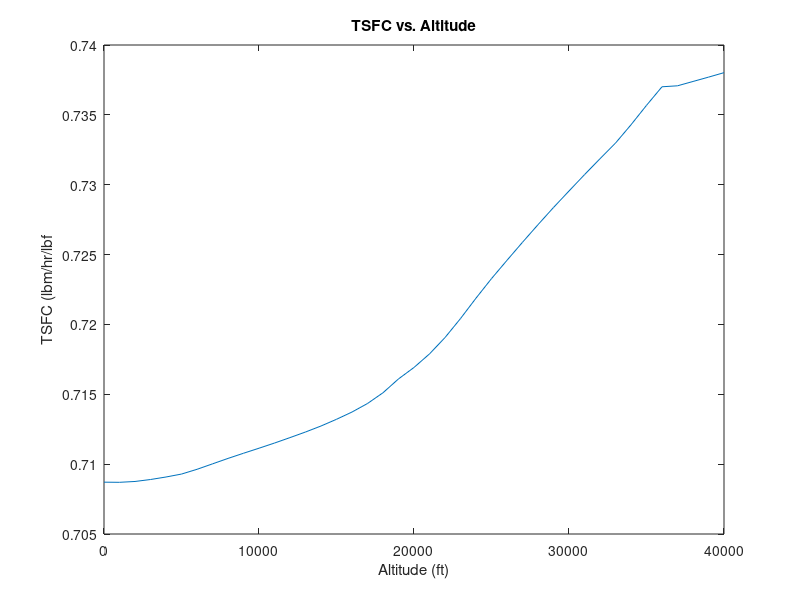
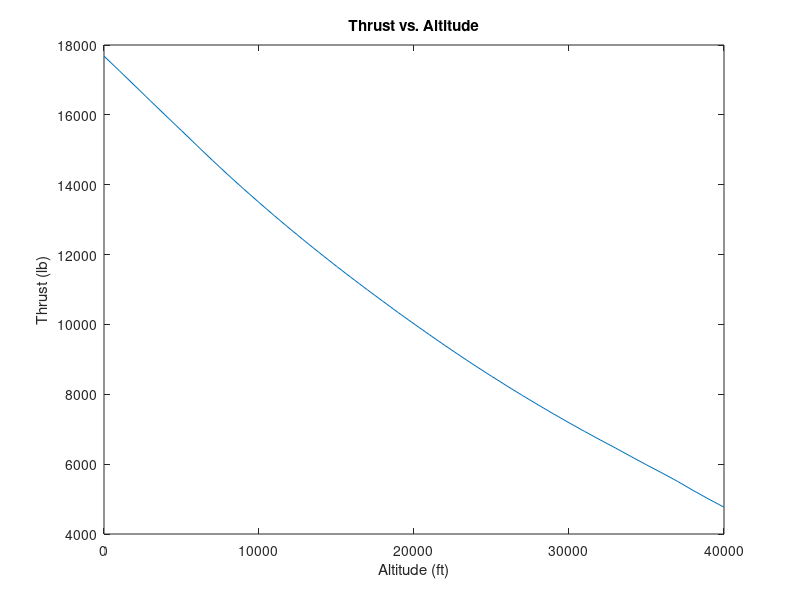
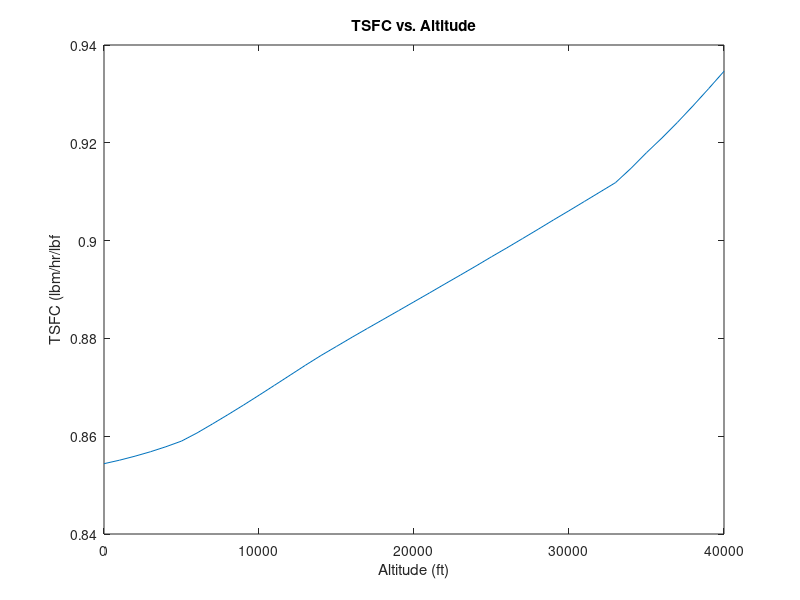
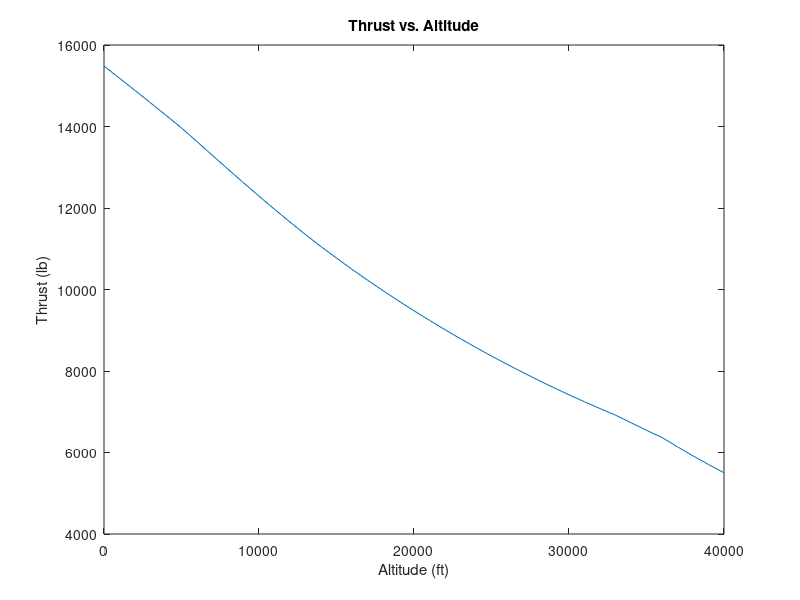

The MATLAB source for these figures, in order:
%% Part C
 %       Case   1     Case   2     Case   3     Case   4     Case   5     Case   6     Case   7     Case   8     Case   9     Case  10     Case  11     Case  12     Case  13     Case  14     Case  15     Case  16     Case  17     Case  18     Case  19     Case  20     Case  21     Case  22     Case  23     Case  24     Case  25     Case  26     Case  27     Case  28     Case  29     Case  30     Case  31     Case  32     Case  33     Case  34     Case  35     Case  36     Case  37     Case  38     Case  39     Case  40     Case  41     Case  42 
C_ALT =[             0.000     1000.000     2000.000     3000.000     4000.000     5000.000     6000.000     7000.000     8000.000     9000.000    10000.000    11000.000    12000.000    13000.000    14000.000    15000.000    16000.000    17000.000    18000.000    19000.000    20000.000    21000.000    22000.000    23000.000    24000.000    25000.000    26000.000    27000.000    28000.000    29000.000    30000.000    31000.000    32000.000    33000.000    34000.000    35000.000    36000.000    37000.000    38000.000    39000.000    40000.000 ];
C_TSFC = [          0.70871      0.70870      0.70876      0.70890      0.70908      0.70929      0.70963      0.71002      0.71041      0.71078      0.71114      0.71151      0.71190      0.71230      0.71273      0.71321      0.71373      0.71434      0.71511      0.71610      0.71692      0.71789      0.71906      0.72042      0.72188      0.72328      0.72459      0.72588      0.72714      0.72837      0.72955      0.73072      0.73186      0.73298      0.73429      0.73568      0.73701      0.73708      0.73739      0.73770      0.73802 ];
C_Fn = [      17681.6781   17258.2246   16829.5421   16399.3245   15971.4625   15548.9951   15120.0526   14696.4773   14284.0084   13882.2119   13492.3657   13108.6676   12736.1946   12371.8845   12015.1432   11665.5738   11323.8223   10988.8053   10659.7038   10333.9790   10015.9947    9703.5302    9396.5350    9095.7708    8802.5275    8517.0671    8237.8491    7964.9683    7698.8067    7439.1442    7185.5079    6938.2739    6697.1118    6461.8253    6219.1505    5979.6342    5747.6153    5507.4009    5249.3291    5003.0710    4768.5604 ];

figure;
plot(C_ALT, C_TSFC)
xlabel("Altitude (ft)")
ylabel("TSFC (lbm/hr/lbf")
title("TSFC vs. Altitude")

figure;
plot(C_ALT, C_Fn)
xlabel("Altitude (ft)")
ylabel("Thrust (lb)")
title("Thrust vs. Altitude")

%% Part D


           %      Case   1            Case   2            Case   3            Case   4            Case   5            Case   6            Case   7            Case   8            Case   9            Case  10            Case  11            Case  12            Case  13            Case  14            Case  15            Case  16            Case  17            Case  18            Case  19            Case  20            Case  21            Case  22            Case  23            Case  24            Case  25            Case  26            Case  27            Case  28            Case  29            Case  30            Case  31            Case  32            Case  33            Case  34            Case  35            Case  36            Case  37            Case  38            Case  39            Case  40            Case  41            Case  42 
D_ALT = [                              0.000            1000.000            2000.000            3000.000            4000.000            5000.000            6000.000            7000.000            8000.000            9000.000           10000.000           11000.000           12000.000           13000.000           14000.000           15000.000           16000.000           17000.000           18000.000           19000.000           20000.000           21000.000           22000.000           23000.000           24000.000           25000.000           26000.000           27000.000           28000.000           29000.000           30000.000           31000.000           32000.000           33000.000           34000.000           35000.000           36000.000           37000.000           38000.000           39000.000           40000.000 ];
D_Mn   = [                           0.4360              0.4440              0.4522              0.4605              0.4691              0.4778              0.4869              0.4962              0.5057              0.5155              0.5256              0.5360              0.5466              0.5575              0.5688              0.5803              0.5922              0.6044              0.6170              0.6299              0.6432              0.6569              0.6710              0.6855              0.7004              0.7158              0.7317              0.7481              0.7650              0.7824              0.8003              0.8187              0.8377              0.8572              0.8776              0.8987              0.9205              0.9429              0.9658              0.9893              1.0134 ];
D_TSFC   = [             0.854380434         0.855093766         0.855915166         0.856824361         0.857853154         0.859001081         0.860658542         0.862512677         0.864413814         0.866363866         0.868373190         0.870413810         0.872465086         0.874523832         0.876506152         0.878362316         0.880231587         0.882052778         0.883859073         0.885667147         0.887486084         0.889302428         0.891145993         0.892966960         0.894809591         0.896694142         0.898531169         0.900410618         0.902303177         0.904228462         0.906108035         0.908018159         0.909935354         0.911856750         0.914782047         0.917981228         0.920997987         0.924191326         0.927558530         0.931046831         0.934628861 ];
D_Fn = [                         15482.0             15184.8             14884.4             14581.1             14274.1             13964.1             13629.4             13289.3             12952.5             12619.7             12291.4             11969.6             11654.6             11348.4             11053.0             10770.9             10495.6             10229.4              9971.4              9721.4              9478.2              9242.9              9013.3              8791.5              8576.4              8367.4              8165.3              7969.1              7778.8              7594.3              7416.4              7244.2              7077.8              6917.2              6731.3              6544.0              6367.8              6140.2              5917.3              5705.1              5503.2 ];
% q_out                   1.955215            1.955209            1.955217            1.954890            1.954367            1.953872            1.953852            1.953957            1.954076            1.954181            1.954343            1.954869            1.955382            1.955853            1.956168            1.956204            1.956227            1.956265            1.956290            1.956331            1.956360            1.956404            1.956436            1.956483            1.956518            1.956569            1.956609            1.956664            1.956721            1.956767            1.956830            1.956363            1.955509            1.954713            1.954703            1.954976            1.955252            1.955365            1.955466            1.955572            1.955683 


figure;
plot(D_ALT, D_TSFC)
xlabel("Altitude (ft)")
ylabel("TSFC (lbm/hr/lbf")
title("TSFC vs. Altitude")

figure;
plot(D_ALT, D_Fn)
xlabel("Altitude (ft)")
ylabel("Thrust (lb)")
title("Thrust vs. Altitude")


figure;
plot(D_Mn, D_TSFC)
xlabel("Mach Number")
ylabel("TSFC (lbm/hr/lbf")
title("TSFC vs. Mach Number")

figure;
plot(D_Mn, D_Fn)
xlabel("Mach Number")
ylabel("Thrust (lb)")
title("Thrust vs. Mach Number")
